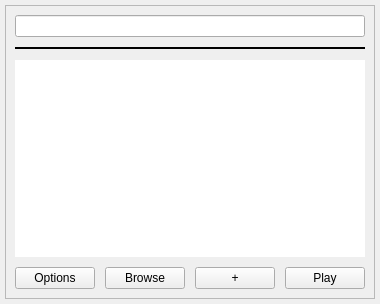
<?xml version="1.0" encoding="UTF-8"?>
<ui version="4.0">
 <class>session</class>
 <widget class="QWidget" name="session">
  <property name="geometry">
   <rect>
    <x>0</x>
    <y>0</y>
    <width>296</width>
    <height>304</height>
   </rect>
  </property>
  <property name="sizePolicy">
   <sizepolicy hsizetype="Minimum" vsizetype="Preferred">
    <horstretch>0</horstretch>
    <verstretch>0</verstretch>
   </sizepolicy>
  </property>
  <property name="windowTitle">
   <string>Form</string>
  </property>
  <layout class="QGridLayout" name="gridLayout_2">
   <property name="leftMargin">
    <number>5</number>
   </property>
   <property name="topMargin">
    <number>5</number>
   </property>
   <property name="rightMargin">
    <number>5</number>
   </property>
   <property name="bottomMargin">
    <number>5</number>
   </property>
   <item row="0" column="0">
    <widget class="QFrame" name="frame">
     <property name="sizePolicy">
      <sizepolicy hsizetype="Minimum" vsizetype="Preferred">
       <horstretch>0</horstretch>
       <verstretch>0</verstretch>
      </sizepolicy>
     </property>
     <property name="frameShape">
      <enum>QFrame::StyledPanel</enum>
     </property>
     <property name="frameShadow">
      <enum>QFrame::Raised</enum>
     </property>
     <layout class="QGridLayout" name="gridLayout">
      <item row="2" column="0">
       <layout class="QVBoxLayout" name="verticalLayout">
        <property name="spacing">
         <number>10</number>
        </property>
        <item>
         <layout class="QHBoxLayout" name="horizontalLayout">
          <property name="sizeConstraint">
           <enum>QLayout::SetMinimumSize</enum>
          </property>
          <item>
           <widget class="QLineEdit" name="sessionName">
            <property name="sizePolicy">
             <sizepolicy hsizetype="Minimum" vsizetype="Fixed">
              <horstretch>0</horstretch>
              <verstretch>0</verstretch>
             </sizepolicy>
            </property>
            <property name="mouseTracking">
             <bool>false</bool>
            </property>
            <property name="tabletTracking">
             <bool>true</bool>
            </property>
            <property name="alignment">
             <set>Qt::AlignCenter</set>
            </property>
            <property name="readOnly">
             <bool>true</bool>
            </property>
            <property name="placeholderText">
             <string extracomment="nmjuhybgvfcdxser"/>
            </property>
            <property name="cursorMoveStyle">
             <enum>Qt::VisualMoveStyle</enum>
            </property>
           </widget>
          </item>
         </layout>
        </item>
        <item>
         <widget class="Line" name="line">
          <property name="frameShadow">
           <enum>QFrame::Plain</enum>
          </property>
          <property name="lineWidth">
           <number>2</number>
          </property>
          <property name="orientation">
           <enum>Qt::Horizontal</enum>
          </property>
         </widget>
        </item>
        <item>
         <widget class="QTextBrowser" name="LabelStats">
          <property name="sizePolicy">
           <sizepolicy hsizetype="Minimum" vsizetype="MinimumExpanding">
            <horstretch>0</horstretch>
            <verstretch>0</verstretch>
           </sizepolicy>
          </property>
          <property name="layoutDirection">
           <enum>Qt::LeftToRight</enum>
          </property>
          <property name="frameShape">
           <enum>QFrame::NoFrame</enum>
          </property>
          <property name="frameShadow">
           <enum>QFrame::Plain</enum>
          </property>
          <property name="verticalScrollBarPolicy">
           <enum>Qt::ScrollBarAlwaysOff</enum>
          </property>
          <property name="horizontalScrollBarPolicy">
           <enum>Qt::ScrollBarAlwaysOff</enum>
          </property>
          <property name="acceptRichText">
           <bool>false</bool>
          </property>
          <property name="cursorWidth">
           <number>0</number>
          </property>
          <property name="textInteractionFlags">
           <set>Qt::NoTextInteraction</set>
          </property>
         </widget>
        </item>
         <item>
          <layout class="QHBoxLayout" name="horizontalLayout_2">
           <item>
            <widget class="QPushButton" name="ButtonOptions">
             <property name="text">
              <string>Options</string>
             </property>
            </widget>
           </item>
           <item>
            <widget class="QPushButton" name="ButtonBrowse">
             <property name="text">
              <string>Browse</string>
             </property>
            </widget>
           </item>
           <item>
            <widget class="QPushButton" name="ButtonAddCard">
             <property name="text">
              <string>+</string>
             </property>
            </widget>
           </item>
           <item>
            <widget class="QPushButton" name="ButtonDeckPlay">
             <property name="text">
              <string>Play</string>
             </property>
            </widget>
           </item>
          </layout>
         </item>
       </layout>
      </item>
     </layout>
    </widget>
   </item>
  </layout>
 </widget>
 <resources/>
 <connections/>
</ui>
